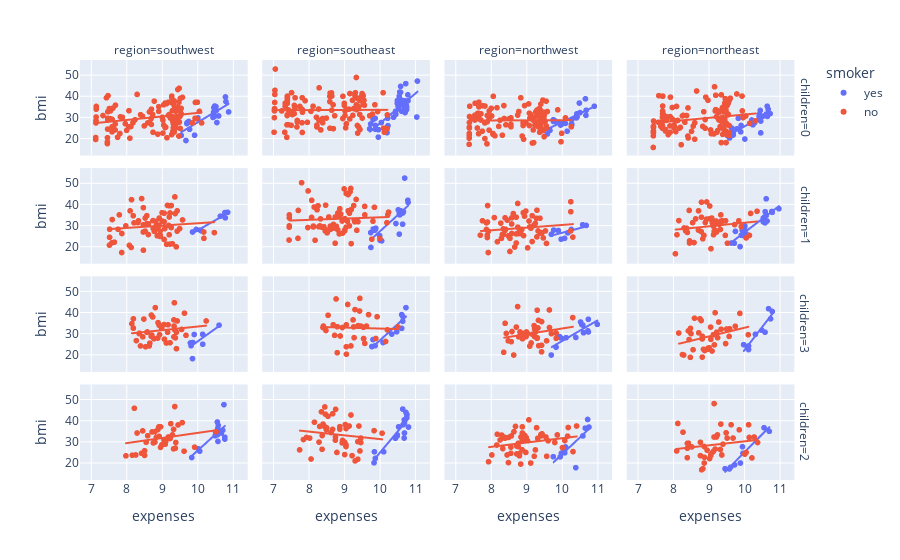

The cell this chart's notebook holds for it:
### Code cell
px.scatter(data,
           x='expenses',y='bmi', 
           facet_row='children',   # add facet layers
           facet_col='region',
           color='smoker',
           trendline='ols')
